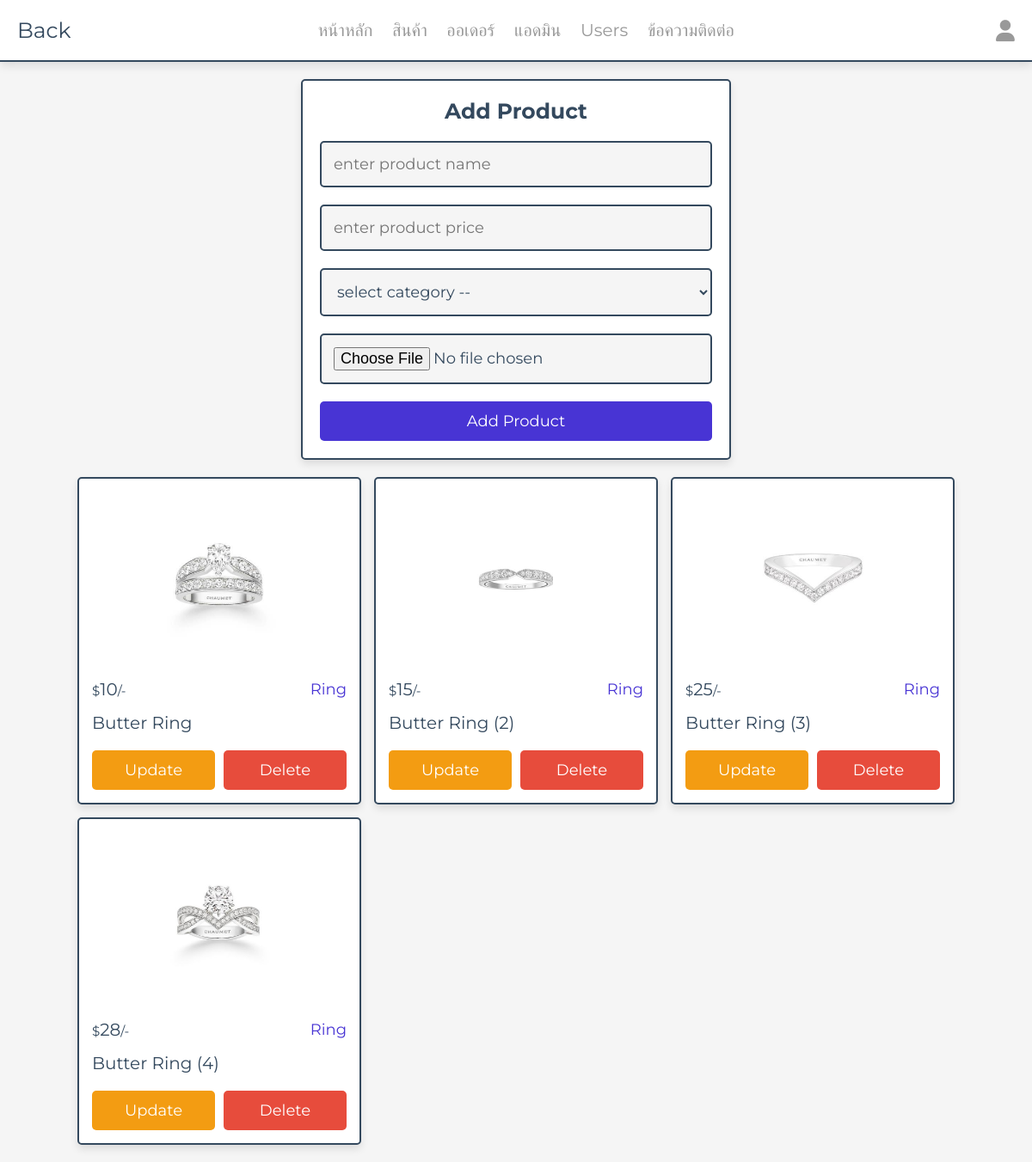
The app's page /food_website_backend/admin/products.php (signed in) with its own data.
### tables this page shows
CREATE TABLE `products` (
  `id` int(100) NOT NULL,
  `name` varchar(100) NOT NULL,
  `category` varchar(100) NOT NULL,
  `price` int(10) NOT NULL,
  `image` varchar(100) NOT NULL
);

### food_website_backend/admin/products.php (the view, shortened to what this page needs)
<?php
include '../components/connect.php';
?>
<!DOCTYPE html>
<html lang="en">
<head>
   <link rel="stylesheet" href="https://cdnjs.cloudflare.com/ajax/libs/font-awesome/6.1.1/css/all.min.css">
   <link rel="stylesheet" href="../css/admin_style.css">
</head>
<body>
<?php include '../components/admin_header.php' ?>
<section class="add-products">
   <form action="" method="POST" enctype="multipart/form-data">
      <h3>add product</h3>
      <input type="text" required placeholder="enter product name" name="name" maxlength="100" class="box">
      <input type="number" min="0" max="9999999999" required placeholder="enter product price" name="price" onkeypress="if(this.value.length == 10) return false;" class="box">
      <select name="category" class="box" required>
         <option value="" disabled selected>select category --</option>
      </select>
      <input type="file" name="image" class="box" accept="image/jpg, image/jpeg, image/png, image/webp" required>
      <input type="submit" value="add product" name="add_product" class="btn">
   </form>
</section>
<section class="show-products" style="padding-top: 0;">
   <div class="box-container">
   <?php
      $show_products = $conn->prepare("SELECT * FROM `products`");
      $show_products->execute();
      if($show_products->rowCount() > 0){
         while($fetch_products = $show_products->fetch(PDO::FETCH_ASSOC)){
   ?>
   <div class="box">
      <img src="../uploaded_img/<?= $fetch_products['image']; ?>" alt="">
      <div class="flex">
         <div class="price"><span>$</span><?= $fetch_products['price']; ?><span>/-</span></div>
         <div class="category"><?= $fetch_products['category']; ?></div>
      </div>
      <div class="name"><?= $fetch_products['name']; ?></div>
      <div class="flex-btn">
         <a href="update_product.php?update=<?= $fetch_products['id']; ?>" class="option-btn">update</a>
         <a href="products.php?delete=<?= $fetch_products['id']; ?>" class="delete-btn" onclick="return confirm('delete this product?');">delete</a>
      </div>
   </div>
   <?php
         }
      }else{
         echo '<p class="empty">no products added yet!</p>';
      }
   ?>
   </div>
</section>
</body>
</html>

### food_website_backend/css/admin_style.css (style rules this page uses)
:root { --main-color:#4834d4; --red:#e74c3c; --orange:#f39c12; --black:#34495e; --white:#fff; --light-bg:#f5f5f5; --light-color:#999; --border:.2rem solid var(--black); --box-shadow:0 .5rem 1rem rgba(0,0,0,.1); }
* { font-family: 'Montserrat', sans-serif; margin:0; padding:0; box-sizing: border-box; text-decoration: none; outline: none; border:none; }
html { font-size: 62.5%; overflow-x: hidden; }
body { background-color: var(--light-bg); }
section { max-width: 1200px; margin:0 auto; padding:2rem; }
.btn, .delete-btn, .option-btn { display: block; margin-top: 1rem; border-radius: .5rem; cursor: pointer; width: 100%; font-size: 1.8rem; color:var(--white); padding:1.2rem 3rem; text-transform: capitalize; text-align: center; }
.btn { background-color: var(--main-color); }
.delete-btn { background-color: var(--red); }
.option-btn { background-color: var(--orange); }
.flex-btn { display: flex; gap:1rem; }
.add-products form { margin:0 auto; max-width: 50rem; background-color: var(--white); border-radius: .5rem; box-shadow: var(--box-shadow); border:var(--border); padding:2rem; text-align: center; }
.add-products form h3 { margin-bottom: 1rem; font-size: 2.5rem; color:var(--black); text-transform: capitalize; }
.add-products form .box { background-color: var(--light-bg); border:var(--border); width: 100%; padding:1.4rem; font-size: 1.8rem; color:var(--black); border-radius: .5rem; margin: 1rem 0; }
.show-products .box-container { display: grid; grid-template-columns: repeat(auto-fit, 33rem); gap:1.5rem; justify-content: center; align-items: flex-start; }
.show-products .box-container .box { background-color: var(--white); border-radius: .5rem; box-shadow: var(--box-shadow); border:var(--border); padding:1.5rem; }
.show-products .box-container .box img { width: 100%; height: 20rem; object-fit: contain; margin-bottom: 1rem; }
.show-products .box-container .box .name { font-size: 2rem; color:var(--black); padding:1rem 0; }
.show-products .box-container .box .flex { display: flex; align-items: center; gap:1rem; justify-content: space-between; }
.show-products .box-container .box .flex .category { font-size: 1.8rem; color:var(--main-color); }
.show-products .box-container .box .flex .price { font-size: 2rem; color:var(--black); margin:.5rem 0; }
.show-products .box-container .box .flex .price span { font-size: 1.5rem; }

### records on screen
products: image (picture), price "10", category "Ring", name "Butter Ring"
products: image (picture), price "15", category "Ring", name "Butter Ring (2)"
products: image (picture), price "25", category "Ring", name "Butter Ring (3)"
products: image (picture), price "28", category "Ring", name "Butter Ring (4)"
